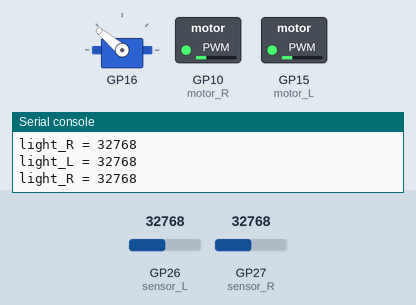
Bench run of a program on a simulated Raspberry Pi Pico running MicroPython. Shown: servo, switched loads named in the program (green lamp = pin HIGH), the last lines printed to the serial console. The inputs (shaded band) are chosen by the test bench; at power-on: GP26 (sensor_L) = 32768, GP27 (sensor_R) = 32768 (analog values on the 0–65535 scale).

Above: at 3.2 s.
3.3 s: GP26 (sensor_L) set to 45874
At 4.03 s:
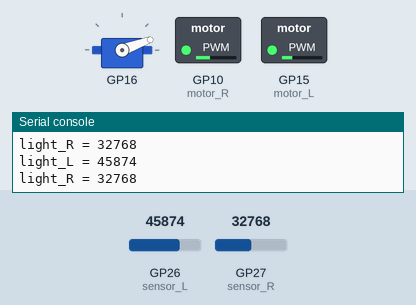
6.4 s: GP27 (sensor_R) set to 45874
At 7.5 s:
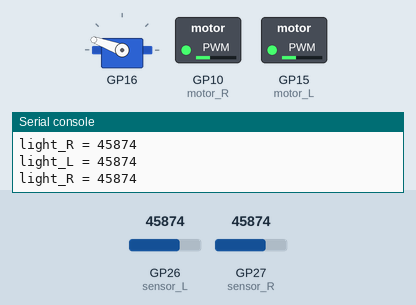
9.5 s: GP26 (sensor_L) set to 32767
At 10.44 s:
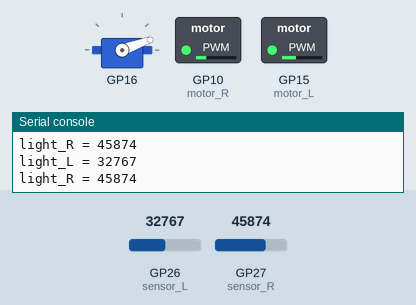
12.6 s: GP27 (sensor_R) set to 19660
At 13.11 s:
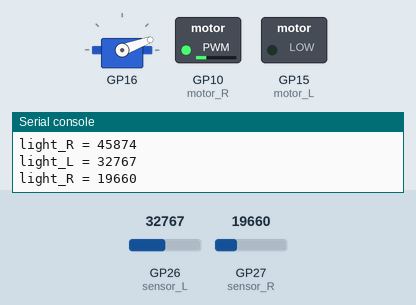
15.7 s: GP26 (sensor_L) set to 57670
At 16.31 s:
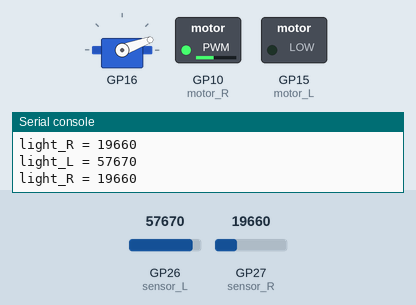
18.8 s: GP27 (sensor_R) set to 32767
At 19.25 s:
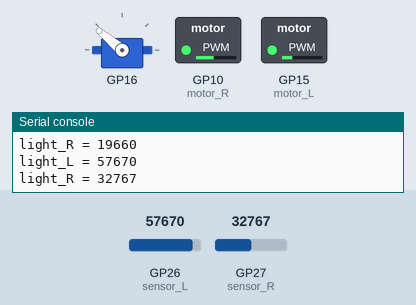
Timing chart, 0 to 69.4 s (numbered marks = the images above; inputs shaded):
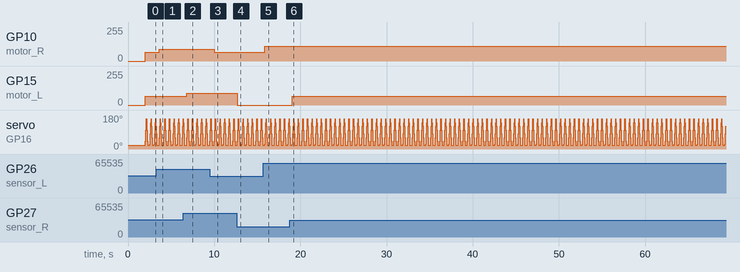

Measured:
- after the input at 3.3 s, GP10 (motor_R): 64/255 → 89/255 after 0.30 s
- after the input at 6.4 s, GP15 (motor_L): 64/255 → 89/255 after 0.41 s
- after the input at 9.5 s, GP10 (motor_R): 89/255 → 64/255 after 0.51 s
- after the input at 12.6 s, GP15 (motor_L): 89/255 → 0/255 after 0.08 s
- after the input at 15.7 s, GP10 (motor_R): 64/255 → 112/255 after 0.18 s
- after the input at 18.8 s, GP15 (motor_L): 0/255 → 64/255 after 0.29 s
- by itself, servo on GP16: repeats every 0.53 s: 20° 0.25 s, 25° 0.02 s, 40° 0.02 s, 60° 0.02 s, 80° 0.02 s, 100° 0.02 s, 120° 0.02 s, 140° 0.02 s, 160° 0.02 s, 140° 0.02 s, 120° 0.02 s, 100° 0.02 s, 80° 0.02 s, 60° 0.02 s, 40° 0.02 s

The program:

phototransistors_driven_motors_servo.py
```python
from machine import Pin, ADC, PWM
from servo import Servo
import utime

utime.sleep(1)

min_max_value = (0, 65535) # pico u16 range
sample_delay = 0.25 # delay for tuning overall response [s]

### phototransistor setup
sensor_L = ADC(26) # A0 (left sensor)
sensor_R = ADC(27) # A1 (right sensor)
th_value = 0.4 # threshold value [0.0, 1.0] for sensitivity

# checking accepted limits
# scaling threshold to u16
if th_value > 1.0:
    th_value = 1.0
elif th_value < 0.0:
    th_value = 0.0
threshold = int(th_value * (min_max_value[1] - min_max_value[0]))

### motors setup
motor_L = PWM(Pin(15))
motor_R = PWM(Pin(10))
motor_L.freq(50) # [Hz]
motor_R.freq(50) # [Hz]
speed_factor = 0.5 # scale factor for motor speed tuning [0.0, 1.0]

# checking accepted limits
if speed_factor > 1.0:
    speed_factor = 1.0
elif speed_factor < 0.0:
    speed_factor = 0.0

### servo setup (with micropython-servo package)
## defaults: Servo(min_us=544.0, max_us=2400.0 ,min_deg=0.0, max_deg=180.0, freq=50)
servo = Servo(pin_id=16, min_us=1000.0, max_us=2000.0, min_deg=-90.0, max_deg=90.0, freq=50)
min_max_degs = (-70.0, 70.0) # rotation range [deg]
servo_delay = 0.005 # delay between 5deg rotation [s]
servo.write(min_max_degs[0]) # initial position min rotation

utime.sleep(1)

try:
    while True:
        i = servo.read() # returns the last set degs
        light_L = sensor_L.read_u16()
        light_R = sensor_R.read_u16()
        print("light_L = %d" % light_L)
        print("light_R = %d" % light_R)
        max_light = max(light_L, light_R)
        if max_light >= threshold:
            if light_L >= threshold:
                motor_R.duty_u16(int(speed_factor * light_L))
            else:
                motor_R.duty_u16(0)
            if light_R >= threshold:
                motor_L.duty_u16(int(speed_factor * light_R))
            else:
                motor_L.duty_u16(0)
            while i < min_max_degs[1]: # rotates servo +1deg at a time until max rotation
                i += 5
                servo.write(i)
                utime.sleep(servo_delay)
            while i > min_max_degs[0]: # rotates servo -1deg at a time until min rotation
                i -= 5
                servo.write(i)
                utime.sleep(servo_delay)
        else:
            if i != min_max_degs[0]:
                servo.write(min_max_degs[0])
            motor_L.duty_u16(0)
            motor_R.duty_u16(0)
        utime.sleep(sample_delay)

except KeyboardInterrupt:
    print("Stopping the program")
    servo.write(min_max_degs[0]) # finally min rotation
    motor_L.duty_u16(0)
    motor_R.duty_u16(0)
    utime.sleep(1)
```
